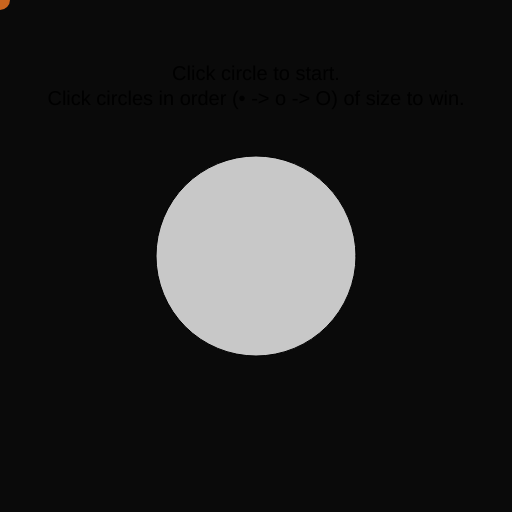
Frame 1 (no input)
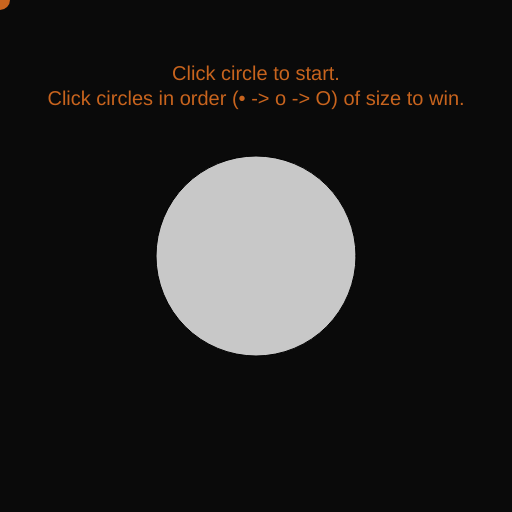
Frame 60 (no input)
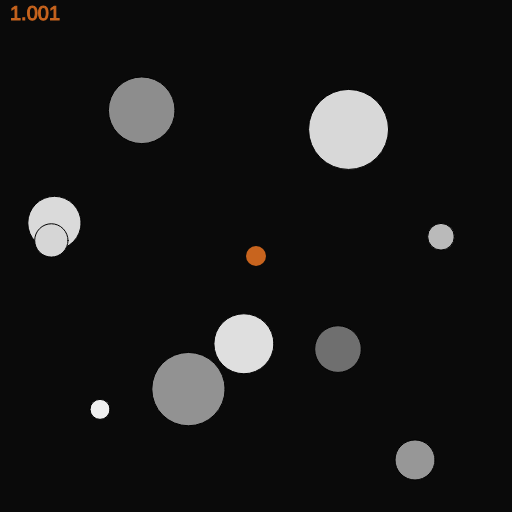
Frame 120 (the mouse pressed at the canvas centre since frame 60)

The p5.js sketch that drew these frames (run headless with seeded random() and noise() and a simulated clock; from frame 60 on, the mouse is pressed at the canvas centre):

// p5.js sketch
// ── sketch.js
let canvasW = 512;
const canvasH = 512;

let gameStarted = false;
let gameOver = false;
let startButtonTarget;

let targetList;
let player;
let timer;
let bestScore = Infinity;

const precision = 3;

function resetGame() {
  targetList = new TargetList(10);
  timer = new Timer();
}


function setup() {
  if (windowWidth < canvasW) {
    canvasW = windowWidth;
  }
  if (windowHeight < canvasH) {
    canvasH = windowHeight;
  }
  
  createCanvas(canvasW, canvasH);
  player = new Player(10);
  startButtonTarget = new Target(width / 2, height / 2, 100, 200);
}


function draw() {
  background(10);

  if (gameStarted) {
    targetList.draw();
    timer.draw();
    if (targetList.gameOver) {
      gameOver = true
      gameStarted = false;
      startButtonTarget = new Target(width / 2, height / 2, 100, 200);
      if (timer.elapsed < bestScore) {
        bestScore = timer.elapsed
      }
    }
  } else {
    textSize(20);
    textAlign(CENTER);
    text(
      'Click circle to start.\nClick circles in order (• -> o -> O) of size to win.',
      width / 2,
      80
    );

    if (bestScore < Infinity) {
      text(
        `Best: ${bestScore.toFixed(precision)}`,
        width / 2,
        420
      )
    }
    startButtonTarget.draw();
  }

  player.draw();
}


function mouseClicked() {
  if (gameStarted) {
    targetList.checkHit(player.x, player.y, player.radius);
  } else {
    startButtonTarget.isOverlapping(player.x, player.y, player.radius);

    if (startButtonTarget.isHit) {
      gameStarted = true;
      resetGame();
    }
  }
}

function touchStarted() {
  mouseClicked();
}


class Player {
  constructor(radius) {
    this.radius = radius;
  }

  get x() {
    return mouseX;
  }

  get y() {
    return mouseY;
  }

  draw() {
    fill(200, 100, 30);
    noStroke();
    ellipse(mouseX, mouseY, this.radius * 2, this.radius * 2);
  }
}


class Target {
  constructor(x, y, radius, color) {
    this.x = x;
    this.y = y;
    this.radius = radius;
    this.color = color;
    this.orderId = null;
    this.isHit = false;
  }

  isOverlapping(x, y, radius) {
    const d = dist(x, y, this.x, this.y);
    if (d < radius + this.radius) {
      this.isHit = true;
    }

    return this.isHit;
  }

  draw() {
    if (!this.isHit) {
      fill(this.color);
      stroke(0);
      ellipse(this.x, this.y, this.radius * 2, this.radius * 2);
    }
  }
}


class TargetList {
  constructor(n) {
    this.minRadius = 10;
    this.maxRadius = 40;
    this.targets = [];

    for (let i = 0; i < n; i++) {
      const r = map(i, 0, n - 1, this.maxRadius, this.minRadius);

      const target = new Target(
        random(r, width - r),
        random(r, height - r),
        r,
        random(100, 255)
      );
      this.targets.push(target);
    }
  }

  draw() {
    for (let target of this.targets) {
      target.draw();
    }
  }

  checkHit(x, y, radius) {
    const smallestTarget = this.targets[this.targets.length - 1]
    const isHit = smallestTarget.isOverlapping(x, y, radius);
    if (isHit) {
      this.targets.pop();
    }
  }

  get gameOver() {
    return this.targets.length == 0;
  }

}

class Timer {
  constructor() {
    this.start = Date.now()
  }

  get elapsed() {
    const millis = Date.now() - this.start
    return millis / 1000
  }

  draw() {
    textSize(20)
    textAlign(LEFT)
    stroke(200, 100, 30)
    fill(200, 100, 30)
    text(this.elapsed.toFixed(precision), 10, 20)
  }

}
